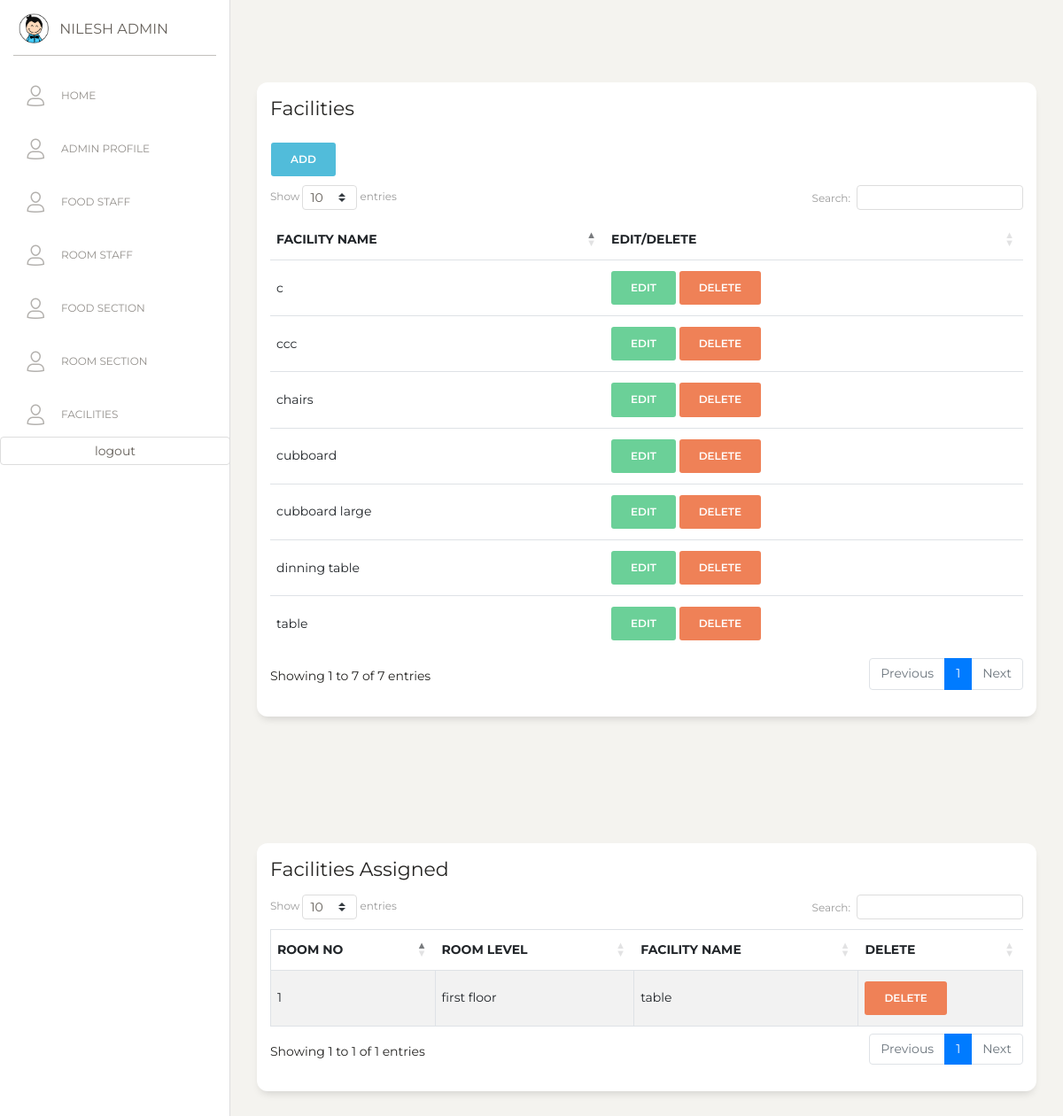
The page /staff/facilities.php (signed in) on the database its author committed.
### tables this page shows
CREATE TABLE `staffs` (
  `s_id` bigint unsigned NOT NULL AUTO_INCREMENT,
  `s_f_name` varchar(255) DEFAULT NULL,
  `s_l_name` varchar(255) DEFAULT NULL,
  `s_e_mail` varchar(255) NOT NULL,
  `s_status` char(1) NOT NULL,
  `s_type_id` bigint unsigned NOT NULL,
  `s_password` varchar(255) NOT NULL,
  `s_created_at` timestamp NULL DEFAULT NULL,
  PRIMARY KEY (`s_id`),
  UNIQUE KEY `users_email_unique` (`s_e_mail`),
  KEY `s_type_id` (`s_type_id`),
  CONSTRAINT `staffs_ibfk_1` FOREIGN KEY (`s_type_id`) REFERENCES `staff_type` (`s_type_id`)
);

CREATE TABLE `facility` (
  `facility_id` int NOT NULL AUTO_INCREMENT,
  `facility_name` varchar(45) DEFAULT NULL,
  PRIMARY KEY (`facility_id`),
  UNIQUE KEY `facility_name_UNIQUE` (`facility_name`)
);

CREATE TABLE `rooms` (
  `ROOM_ID` int NOT NULL AUTO_INCREMENT,
  `ROOM_LEVEL` varchar(255) NOT NULL,
  `ROOM_STATUS` varchar(255) NOT NULL,
  `ROOM_TYPE_ID` int NOT NULL,
  PRIMARY KEY (`ROOM_ID`)
);

### staff/facilities.php (the view, shortened to what this page needs)
<?php
include '../connection.php';
?>
<!DOCTYPE html>
<html lang="en">
<head>
    <link href="https://maxcdn.bootstrapcdn.com/font-awesome/latest/css/font-awesome.min.css" rel="stylesheet">
    <link href="../assets/css/bootstrap.min.css" rel="stylesheet" />
    <link href="../assets/css/paper-dashboard.css?v=2.0.1" rel="stylesheet" />
    <link href="../assets/demo/demo.css" rel="stylesheet" />
    <link rel="stylesheet" href="https://cdn.datatables.net/1.10.23/css/dataTables.bootstrap4.min.css">
</head>
<body>
    <div class="wrapper ">
        <?php include_once '../partials/sidebar.php' ?>
        <div class="main-panel">
            <div class="content">
                <div class="row">
                    <div class="col-lg-12">
                        <div class="card">
                            <div class="card-body">
                                <h5 class="card-title">Facilities</h5>
                                <button type="button" class="btn btn-info facility_add">Add</button>
                                <div class="table-responsive">
                                    <table class="table table-centered table-nowrap table-hover mb-0" id="futureStaff">
                                        <thead>
                                            <tr>
                                                <th>Facility Name</th>
                                                <th>Edit/Delete</th>
                                            </tr>
                                        </thead>
                                        <tbody>
                                            <?php $sql = "SELECT * FROM facility";
                                            $result = mysqli_query($conn, $sql);
                                            while ($data = mysqli_fetch_assoc($result)) { ?>
                                                <tr>
                                                    <td><?php echo $data['facility_name'] ?></td>
                                                    <td>
                                                        <form action="" method="post">
                                                            <input type="submit" class="btn btn-success facility_edit" value="Edit">
                                                            <input type="submit" class="btn btn-danger" name="facility_delete" value="Delete">
                                                        </form>
                                                    </td>
                                                </tr>
                                            <?php } ?>
                                        </tbody>
                                    </table>
                                </div>
                            </div>
                        </div>
                    </div>
                </div>
            </div>
            <div class="content">
                <div class="row">
                    <div class="col-lg-12">
                        <div class="card">
                            <div class="card-body">
                                <h5 class="card-title">Facilities Assigned</h5>
                                <div class="table-responsive">
                                    <table id="currentStaff" class="table table-striped table-bordered" style="width:100%">
                                        <thead>
                                            <tr>
                                                <th>Room No</th>
                                                <th>Room Level</th>
                                                <th>Facility Name</th>
                                                <th>Delete</th>
                                            </tr>
                                        </thead>
                                        <tbody>
                                            <?php
                                            $sql = "SELECT fr.id,rooms.room_id,rooms.room_level,facility.facility_name FROM `facility-room` AS fr INNER JOIN facility ON fr.facility_id = facility.facility_id INNER JOIN rooms ON fr.room_id = rooms.room_id";
                                            $result = mysqli_query($conn, $sql);
                                            while ($data = mysqli_fetch_assoc($result)) { ?>
                                                <tr>
                                                    <td> <?php echo $data['room_id']; ?> </td>
                                                    <td> <?php echo $data['room_level']; ?> </td>
                                                    <td> <?php echo $data['facility_name']; ?> </td>
                                                    <td>
                                                        <form action="" method="post">
                                                            <input type="submit" class="btn btn-danger" name="facility_assigned_delete" value="Delete">
                                                        </form>
                                                    </td>
                                                </tr>
                                            <?php } ?>
                                        </tbody>
                                    </table>
                                </div>
                            </div>
                        </div>
                    </div>
                </div>
            </div>
        </div>
    </div>
</body>
</html>

### partials/sidebar.php (shortened to what this page needs)
<div class="sidebar" data-color="white" data-active-color="danger">
    <div class="logo">
        <a href="https://www.creative-tim.com" class="simple-text logo-mini">
            <div class="logo-image-small">
                <img src="../assets/img/logo-small.png">
            </div>
        </a>
        <a href="" class="simple-text logo-normal">
            <?php $email = $_SESSION['staff'];
            $sql = "SELECT * FROM staffs inner join staff_type on staffs.s_type_id=staff_type.s_type_id where s_e_mail='$email'";
            $result = mysqli_query($conn, $sql);
            $row = mysqli_fetch_assoc($result);
            echo $row['s_f_name'] . " " . $row['s_l_name'];
            ?>
        </a>
    </div>
    <div class="sidebar-wrapper">
        <ul class="nav">
            <li class="">
                <a href="../index.php">
                    <i class="nc-icon nc-single-02"></i>
                    <p>Home</p>
                </a>
            </li>
            <li class="">
                <a href="./admin.php">
                    <i class="nc-icon nc-single-02"></i>
                    <p>Admin Profile</p>
                </a>
            </li>
            <?php if ($_SESSION['staff_type_id'] == '1') { ?>
                <li class="">
                    <a href="./foodstaff.php">
                        <i class="nc-icon nc-single-02"></i>
                        <p>Food Staff</p>
                    </a>
                </li>
            <?php } ?>
            <?php if ($_SESSION['staff_type_id'] == '1') { ?>
                <li class="">
                    <a href="./roomstaff.php">
                        <i class="nc-icon nc-single-02"></i>
                        <p>Room Staff</p>
                    </a>
                </li>
            <?php } ?>
            <?php if ($_SESSION['staff_type_id'] == '1' || $_SESSION['staff_type_id'] == '3') { ?>
                <li class="">
                    <a href="./foodsection.php">
                        <i class="nc-icon nc-single-02"></i>
                        <p>Food Section</p>
                    </a>
                </li>
            <?php } ?>
            <?php if ($_SESSION['staff_type_id'] == '1'  || $_SESSION['staff_type_id'] == '2') { ?>
                <li class="">
                    <a href="./roomsection.php">
                        <i class="nc-icon nc-single-02"></i>
                        <p>Room Section</p>
                    </a>
                </li>
            <?php } ?>
            <?php if ($_SESSION['staff_type_id'] == '1'  || $_SESSION['staff_type_id'] == '2') { ?>
                <li class="">
                    <a href="./facilities.php">
                        <i class="nc-icon nc-single-02"></i>
                        <p>Facilities</p>
                    </a>
                </li>
            <?php } ?>
            <li class="">
                <form action="" method="post">
                    <input type="submit" class="form-control" name="request" value="logout">
                </form>
            </li>
        </ul>
    </div>
</div>

### rows shown on the page
staffs: s_f_name "NILESH", s_l_name "ADMIN"
facility: facility_name "c"
facility: facility_name "ccc"
facility: facility_name "chairs"
facility: facility_name "cubboard"
facility: facility_name "cubboard large"
facility: facility_name "dinning table"
facility: facility_name "table"
facility-room: room.ROOM_ID "1", room.ROOM_LEVEL "first floor", facility.facility_name "table"
